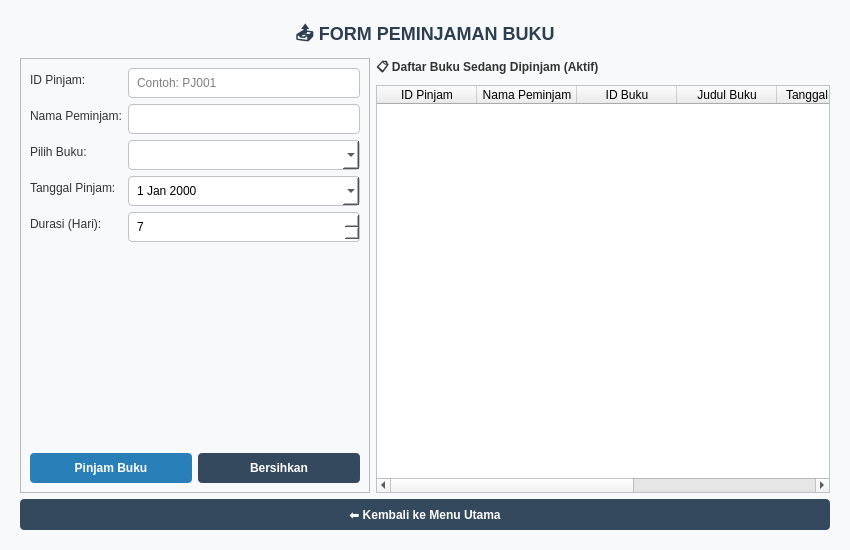
<?xml version="1.0" encoding="UTF-8"?>
<ui version="4.0">
 <class>PinjamBukuWindow</class>
 <widget class="QMainWindow" name="PinjamBukuWindow">
  <property name="geometry">
   <rect>
    <x>0</x>
    <y>0</y>
    <width>850</width>
    <height>550</height>
   </rect>
  </property>
  <property name="windowTitle">
   <string>Perpustakaan - Form Peminjaman Buku</string>
  </property>
  <property name="styleSheet">
   <string notr="true">QMainWindow {
    background-color: #F8F9FA;
}
QLabel#lblTitle {
    font-size: 18px;
    font-weight: bold;
    color: #2C3E50;
}
QLabel {
    font-size: 12px;
    color: #333;
}
QLineEdit, QComboBox, QDateEdit, QSpinBox {
    padding: 6px;
    border: 1px solid #BDC3C7;
    border-radius: 4px;
    background-color: white;
}
QLineEdit:focus, QComboBox:focus, QDateEdit:focus, QSpinBox:focus {
    border: 1px solid #3498DB;
}
QPushButton {
    background-color: #34495E;
    color: white;
    border: none;
    border-radius: 4px;
    padding: 8px 15px;
    font-weight: bold;
}
QPushButton:hover {
    background-color: #415B76;
}
QPushButton#btnPinjam {
    background-color: #2980B9;
}
QPushButton#btnPinjam:hover {
    background-color: #3498DB;
}
QTableWidget {
    background-color: white;
    border: 1px solid #BDC3C7;
    gridline-color: #ECF0F1;
}</string>
  </property>
  <widget class="QWidget" name="centralwidget">
   <layout class="QVBoxLayout" name="verticalLayoutMain">
    <property name="leftMargin">
     <number>20</number>
    </property>
    <property name="topMargin">
     <number>20</number>
    </property>
    <property name="rightMargin">
     <number>20</number>
    </property>
    <property name="bottomMargin">
     <number>20</number>
    </property>
    <item>
     <widget class="QLabel" name="lblTitle">
      <property name="text">
       <string>📤 FORM PEMINJAMAN BUKU</string>
      </property>
      <property name="alignment">
       <set>Qt::AlignCenter</set>
      </property>
     </widget>
    </item>
    <item>
     <layout class="QHBoxLayout" name="horizontalLayoutMain">
      <item>
       <widget class="QFrame" name="frameInput">
        <property name="maximumSize">
         <size>
          <width>350</width>
          <height>16777215</height>
         </size>
        </property>
        <property name="frameShape">
         <enum>QFrame::StyledPanel</enum>
        </property>
        <layout class="QVBoxLayout" name="verticalLayoutForm">
         <item>
          <layout class="QFormLayout" name="formLayout">
           <item row="0" column="0">
            <widget class="QLabel" name="lblIdPinjam">
             <property name="text">
              <string>ID Pinjam:</string>
             </property>
            </widget>
           </item>
           <item row="0" column="1">
            <widget class="QLineEdit" name="txtIdPinjam">
             <property name="placeholderText">
              <string>Contoh: PJ001</string>
             </property>
            </widget>
           </item>
           <item row="1" column="0">
            <widget class="QLabel" name="lblNamaPeminjam">
             <property name="text">
              <string>Nama Peminjam:</string>
             </property>
            </widget>
           </item>
           <item row="1" column="1">
            <widget class="QLineEdit" name="txtNamaPeminjam"/>
           </item>
           <item row="2" column="0">
            <widget class="QLabel" name="lblBuku">
             <property name="text">
              <string>Pilih Buku:</string>
             </property>
            </widget>
           </item>
           <item row="2" column="1">
            <widget class="QComboBox" name="cmbBuku"/>
           </item>
           <item row="3" column="0">
            <widget class="QLabel" name="lblTanggalPinjam">
             <property name="text">
              <string>Tanggal Pinjam:</string>
             </property>
            </widget>
           </item>
           <item row="3" column="1">
            <widget class="QDateEdit" name="datePinjam">
             <property name="calendarPopup">
              <bool>true</bool>
             </property>
            </widget>
           </item>
           <item row="4" column="0">
            <widget class="QLabel" name="lblDurasi">
             <property name="text">
              <string>Durasi (Hari):</string>
             </property>
            </widget>
           </item>
           <item row="4" column="1">
            <widget class="QSpinBox" name="spinDurasi">
             <property name="minimum">
              <number>1</number>
             </property>
             <property name="value">
              <number>7</number>
             </property>
            </widget>
           </item>
          </layout>
         </item>
         <item>
          <spacer name="verticalSpacer_Form">
           <property name="orientation">
            <enum>Qt::Vertical</enum>
           </property>
           <property name="sizeHint" stdset="0">
            <size>
             <width>20</width>
             <height>20</height>
            </size>
           </property>
          </spacer>
         </item>
         <item>
          <layout class="QHBoxLayout" name="horizontalLayoutButtons">
           <item>
            <widget class="QPushButton" name="btnPinjam">
             <property name="text">
              <string>Pinjam Buku</string>
             </property>
            </widget>
           </item>
           <item>
            <widget class="QPushButton" name="btnBersihkan">
             <property name="text">
              <string>Bersihkan</string>
             </property>
            </widget>
           </item>
          </layout>
         </item>
        </layout>
       </widget>
      </item>
      <item>
       <layout class="QVBoxLayout" name="verticalLayoutTable">
        <item>
         <widget class="QLabel" name="lblTableTitle">
          <property name="font">
           <font>
            <weight>75</weight>
            <bold>true</bold>
           </font>
          </property>
          <property name="text">
           <string>📋 Daftar Buku Sedang Dipinjam (Aktif)</string>
          </property>
         </widget>
        </item>
        <item>
         <widget class="QTableWidget" name="tablePeminjaman">
          <property name="selectionBehavior">
           <enum>QAbstractItemView::SelectRows</enum>
          </property>
          <column>
           <property name="text">
            <string>ID Pinjam</string>
           </property>
          </column>
          <column>
           <property name="text">
            <string>Nama Peminjam</string>
           </property>
          </column>
          <column>
           <property name="text">
            <string>ID Buku</string>
           </property>
          </column>
          <column>
           <property name="text">
            <string>Judul Buku</string>
           </property>
          </column>
          <column>
           <property name="text">
            <string>Tanggal Pinjam</string>
           </property>
          </column>
          <column>
           <property name="text">
            <string>Durasi</string>
           </property>
          </column>
          <column>
           <property name="text">
            <string>Status</string>
           </property>
          </column>
         </widget>
        </item>
       </layout>
      </item>
     </layout>
    </item>
    <item>
     <widget class="QPushButton" name="btnKembali">
      <property name="text">
       <string>⬅ Kembali ke Menu Utama</string>
      </property>
     </widget>
    </item>
   </layout>
  </widget>
 </widget>
 <resources/>
 <connections/>
</ui>
